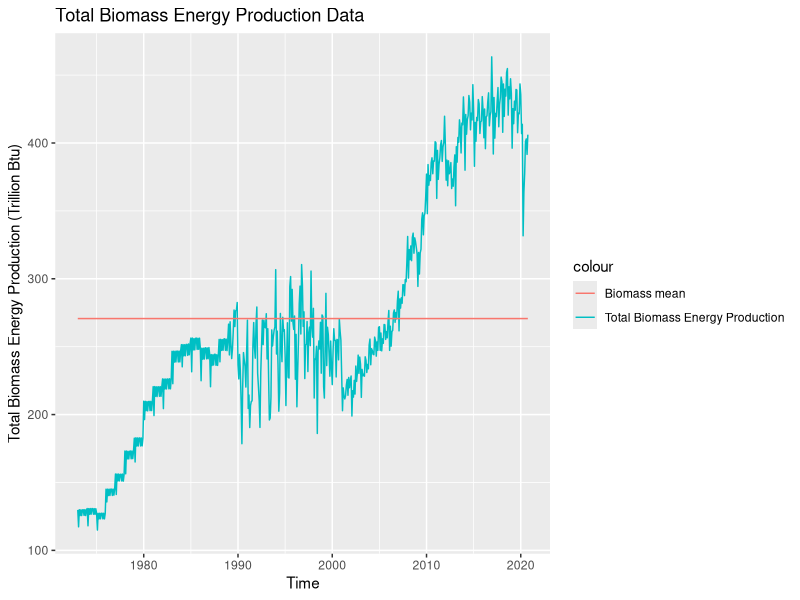
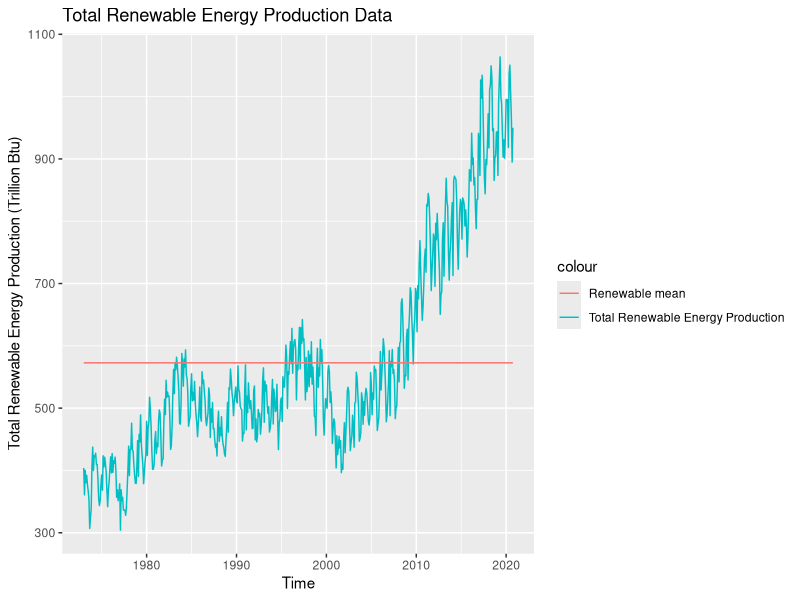
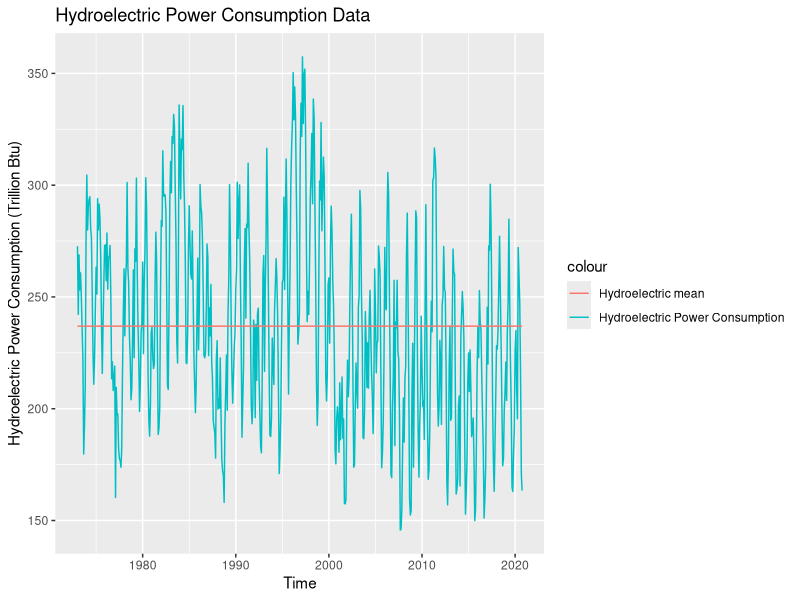
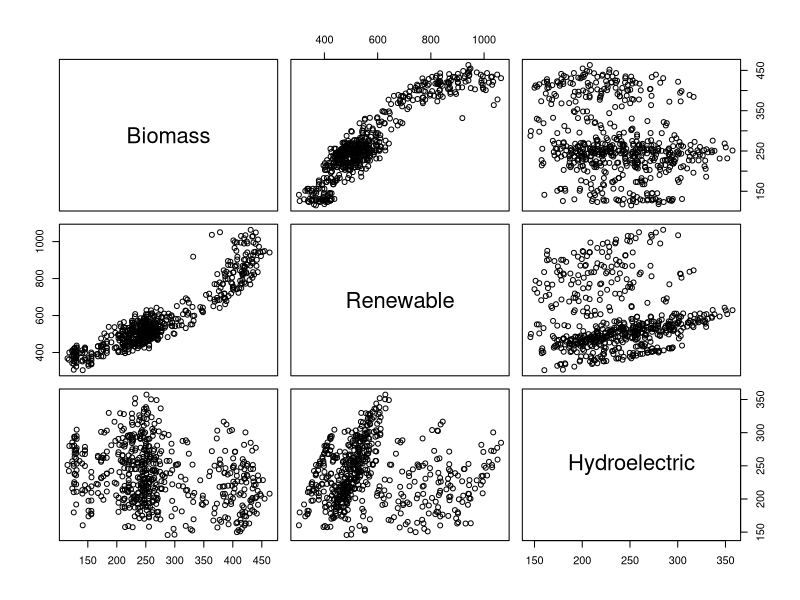
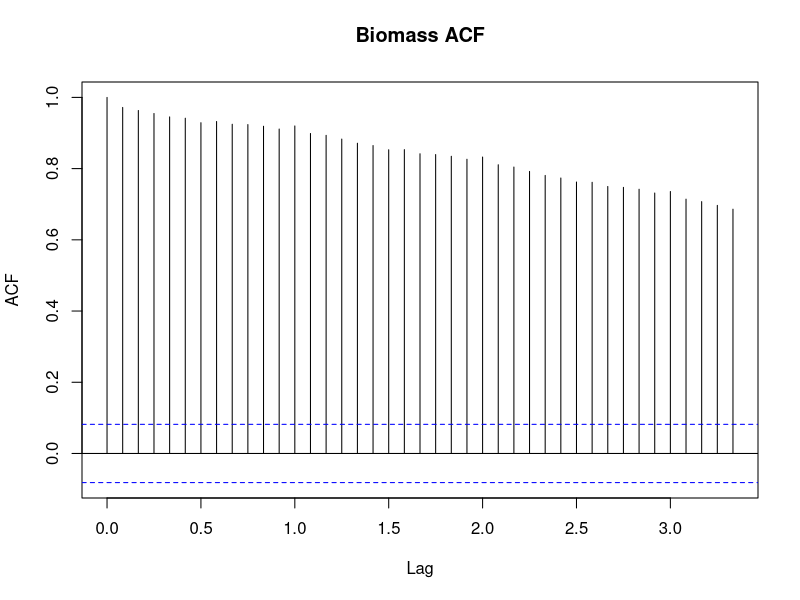
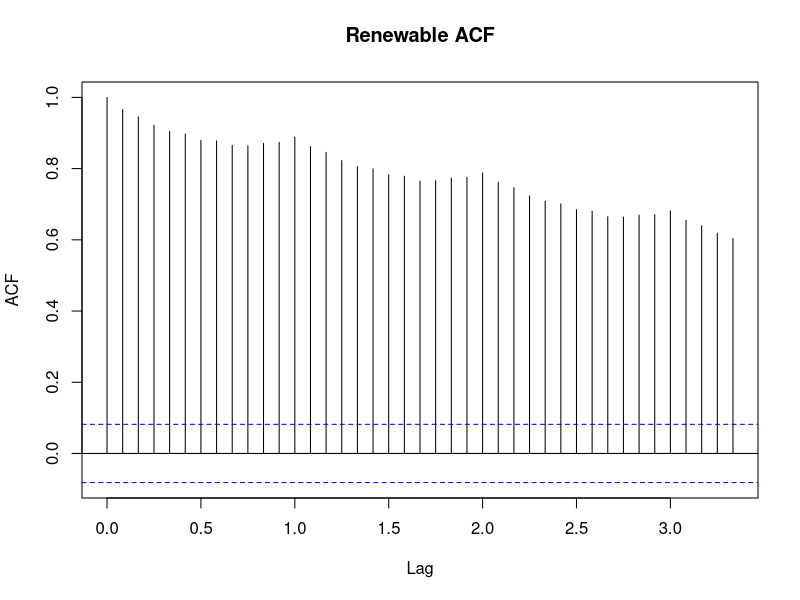
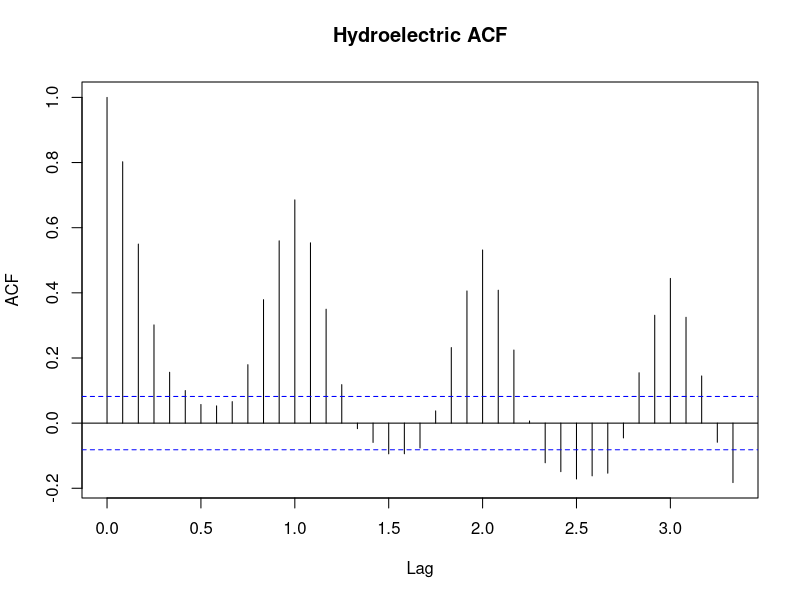
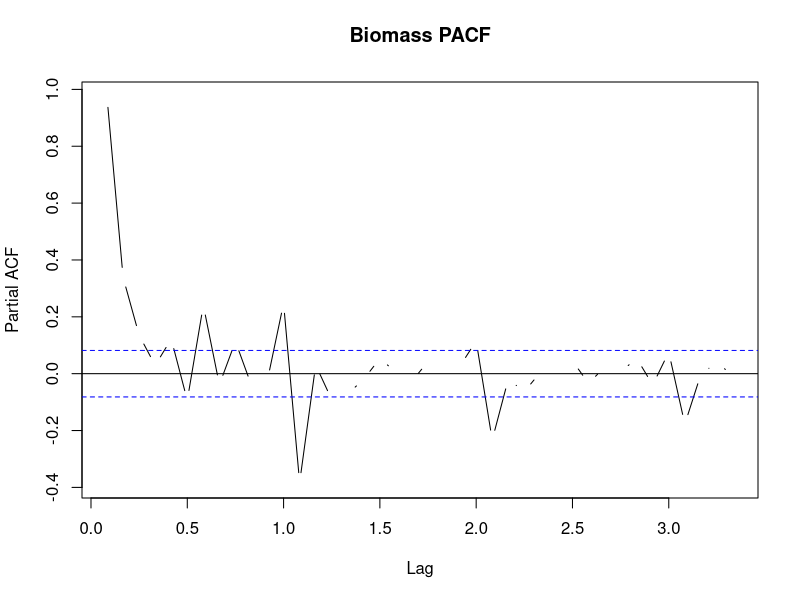

Here is the R script that generated these plots, in order:
## ---- chunk 1
#Load/install required package here
getwd()

library(lubridate)
library(ggplot2)

library(dplyr)
#install.packages("forecast")
library(forecast)
#install.packages("tseries")
library(tseries)
## ---- chunk 2
#Importing data set

#install.packages("readxl")
library("readxl")
MonthlyData <- read_excel("./Data/Table_10.1_Renewable_Energy_Production_and_Consumption_by_Source.xlsx",sheet = 1, skip = 9) 
MonthlyData

#AnnualData <- read_excel("./Data/Table_10.1_Renewable_Energy_Production_and_Consumption_by_Source.xlsx",2)
#AnnualData
## ---- chunk 3
#specific rows and columns just trim the table
MonthlyData_subset<- MonthlyData[2:575, c(1, 4, 5, 6)]
MonthlyData_subset

#Checking data
head(MonthlyData_subset)
str(MonthlyData_subset)
## ---- chunk 4
# change character format to numeric format
MonthlyData_subset[,2:4] <- sapply(MonthlyData_subset[,2:4],as.numeric)
str(MonthlyData_subset)

#add column names 
colnames(MonthlyData_subset)=c("Month","Biomass","Renewable","Hydroelectric")


# from Jan 1973 to Oct 2020 as a time series object
MonthlyData_subset_ts <- ts(MonthlyData_subset[2:4], frequency = 12, start = c(1973, 1, 1), end = c(2020, 10, 1)) 
MonthlyData_subset_ts
## ---- chunk 5
Biomass_mean <- mean(MonthlyData_subset_ts[,"Biomass"])
Biomass_sd <- sd(MonthlyData_subset_ts[,"Biomass"])
Biomass_mean
str(Biomass_mean)
Biomass_sd

Renewable_mean <- mean(MonthlyData_subset_ts[,"Renewable"])
Renewable_sd <- sd(MonthlyData_subset_ts[,"Renewable"])
Renewable_mean
Renewable_sd

Hydroelectric_mean <- mean(MonthlyData_subset_ts[,"Hydroelectric"])
Hydroelectric_sd <- sd(MonthlyData_subset_ts[,"Hydroelectric"])
Hydroelectric_mean
Hydroelectric_sd

## ---- chunk 6
library(ggplot2)
#plot.new()

#using package ggplot2
Biomass_plot <- ggplot(MonthlyData_subset, aes(x=Month, y=Biomass)) +
  geom_line(aes(y=Biomass,col="Total Biomass Energy Production"),group = 1) +
  geom_line(aes(y=Biomass_mean,col="Biomass mean"),group = 2) +
  ggtitle("Total Biomass Energy Production Data") +
  xlab("Time") + 
  ylab("Total Biomass Energy Production (Trillion Btu)")
Biomass_plot

#dev.off()

## ---- chunk 7
Renewable_plot <- ggplot(MonthlyData_subset, aes(x=Month, y=Renewable)) +
  geom_line(aes(y=Renewable,col="Total Renewable Energy Production"),group = 1) +
  geom_line(aes(y=Renewable_mean,col="Renewable mean"),group = 2) +
  ggtitle("Total Renewable Energy Production Data") +
  xlab("Time") + 
  ylab("Total Renewable Energy Production (Trillion Btu)")
Renewable_plot
## ---- chunk 8
Hydroelectric_plot <- ggplot(MonthlyData_subset, aes(x=Month, y=Hydroelectric)) +
  geom_line(aes(y=Hydroelectric,col="Hydroelectric Power Consumption"),group = 1) +
  geom_line(aes(y=Hydroelectric_mean,col="Hydroelectric mean"),group = 2) +
  ggtitle("Hydroelectric Power Consumption Data") +
  xlab("Time") + 
  ylab("Hydroelectric Power Consumption (Trillion Btu)")
Hydroelectric_plot
## ---- chunk 9

pairs(MonthlyData_subset[, c(2,3,4)])

cor(MonthlyData_subset$Biomass, MonthlyData_subset$Renewable)

cor(MonthlyData_subset$Biomass, MonthlyData_subset$Hydroelectric)

cor(MonthlyData_subset$Renewable, MonthlyData_subset$Hydroelectric)

#Due to the results of correlation and plots, Total Biomass Energy Production and Hydroelectric Power Consumption  are significatly correlated, whereas they other two are not.
## ---- chunk 10
Biomass_acf = acf(MonthlyData_subset_ts[,1], lag.max=40, type = "correlation", plot=TRUE, main="Biomass ACF")

Renewable_acf = acf(MonthlyData_subset_ts[,2], lag.max=40, type = "correlation", plot=TRUE, main="Renewable ACF")

Hydroelectric_acf = acf(MonthlyData_subset_ts[,3], lag.max=40, type = "correlation", plot=TRUE, main="Hydroelectric ACF")




## ---- chunk 11
Biomass_pacf = pacf(MonthlyData_subset_ts[,1], lag.max=40, type = "correlation", plot=TRUE, main="Biomass PACF")

Renewable_pacf = pacf(MonthlyData_subset_ts[,2], lag.max=40, type = "correlation", plot=TRUE, main="Renewable PACF")

Hydroelectric_acf = acf(MonthlyData_subset_ts[,3], lag.max=40, type = "correlation", plot=TRUE, main="Hydroelectric PACF")



